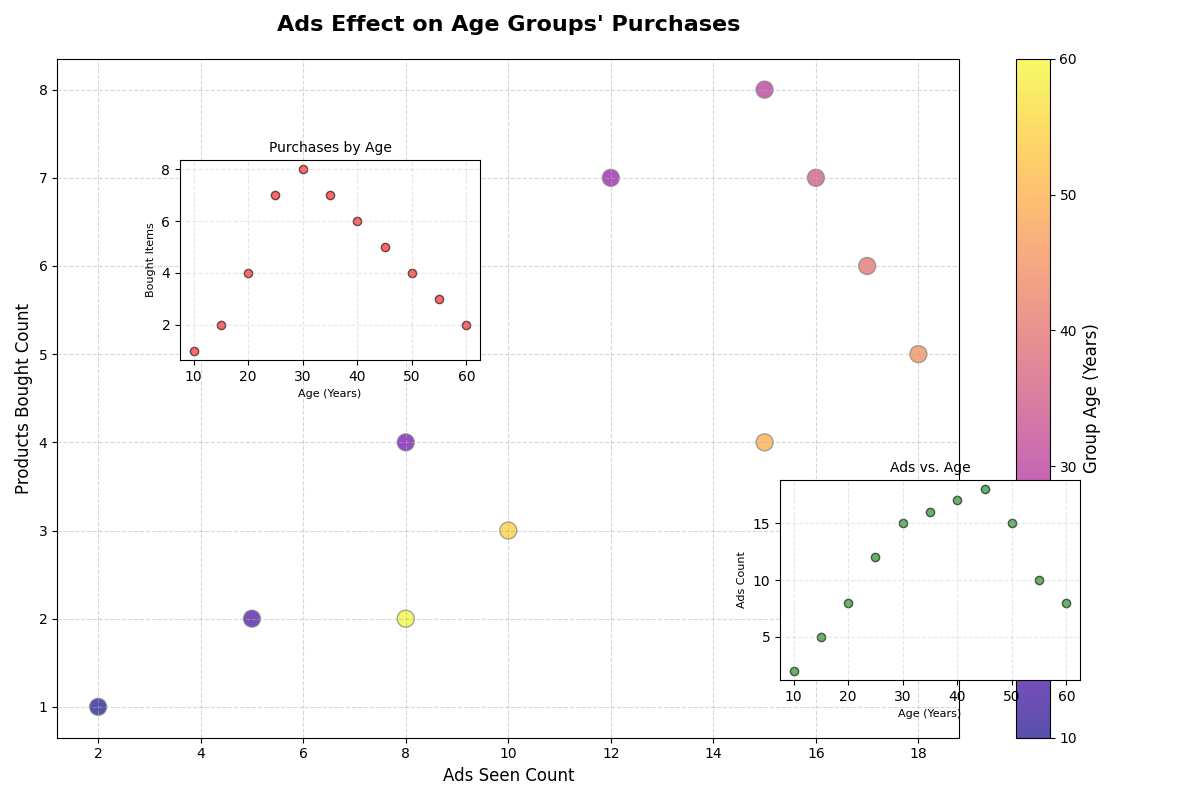

Write the Python code that produced this figure.
import matplotlib.pyplot as plt
import numpy as np

age_groups = np.array([10, 15, 20, 25, 30, 35, 40, 45, 50, 55, 60])
ads_seen = np.array([2, 5, 8, 12, 15, 16, 17, 18, 15, 10, 8])
products_purchased = np.array([1, 2, 4, 7, 8, 7, 6, 5, 4, 3, 2])

fig, ax1 = plt.subplots(figsize=(12, 8))

scatter = ax1.scatter(
    ads_seen, 
    products_purchased, 
    c=age_groups,
    cmap='plasma', 
    s=150, 
    edgecolor='gray', 
    alpha=0.7
)

cbar = plt.colorbar(scatter)
cbar.set_label('Group Age (Years)', fontsize=12)

ax1.set_title('Ads Effect on Age Groups\' Purchases', fontsize=16, fontweight='bold', pad=20)
ax1.set_xlabel('Ads Seen Count', fontsize=12)
ax1.set_ylabel('Products Bought Count', fontsize=12)
ax1.grid(visible=True, linestyle='--', alpha=0.5)

ax2 = fig.add_axes([0.65, 0.15, 0.25, 0.25])
ax2.scatter(age_groups, ads_seen, color='green', edgecolor='black', alpha=0.6)
ax2.set_title('Ads vs. Age', fontsize=10)
ax2.set_xlabel('Age (Years)', fontsize=8)
ax2.set_ylabel('Ads Count', fontsize=8)
ax2.grid(visible=True, linestyle='--', alpha=0.3)

ax3 = fig.add_axes([0.15, 0.55, 0.25, 0.25])
ax3.scatter(age_groups, products_purchased, color='red', edgecolor='black', alpha=0.6)
ax3.set_title('Purchases by Age', fontsize=10)
ax3.set_xlabel('Age (Years)', fontsize=8)
ax3.set_ylabel('Bought Items', fontsize=8)
ax3.grid(visible=True, linestyle='--', alpha=0.3)

plt.tight_layout()

plt.show()
